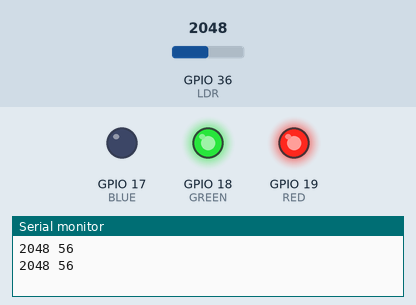
This sketch was run on a simulated ESP32. On the bench: output pins drawn as LEDs (lit = HIGH), the last lines printed to the serial monitor. The test bench sets the inputs (shaded band); at power-on: GPIO 36 (LDR) = 2048.

Above: at 1.8 s.
1.9 s: GPIO 36 (LDR) set to 1934
3.4 s: GPIO 36 (LDR) set to 1824
At 4.3 s:
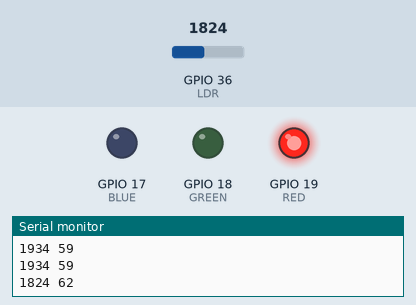
5.5 s: GPIO 36 (LDR) set to 802
7.2 s: GPIO 36 (LDR) set to 701
At 8.6 s:
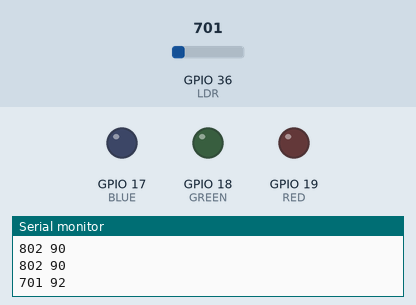
9.5 s: GPIO 36 (LDR) set to 3603
At 11.2 s:
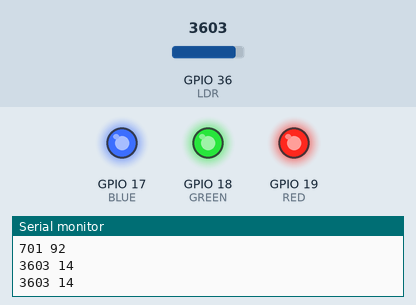
11.5 s: GPIO 36 (LDR) set to 3058
13.2 s: GPIO 36 (LDR) set to 2918
At 14.4 s:
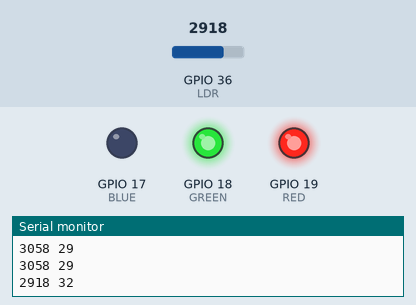
Timing chart, 0 to 16.2 s (numbered marks = the images above; inputs shaded):
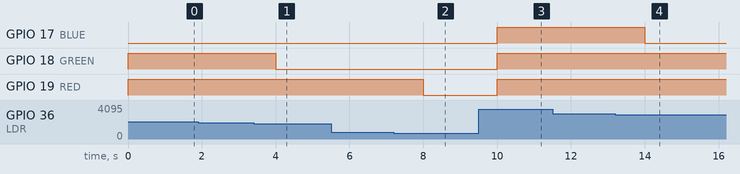

Measured:
- the behaviour switches between 1878 and 1877 on GPIO 36 (LDR) (found by bisection; images 0 and 1)
- the behaviour switches between 770 and 769 on GPIO 36 (LDR) (found by bisection; images 1 and 2)
- the behaviour switches between 2987 and 2986 on GPIO 36 (LDR) (found by bisection; images 3 and 4)
- after the input at 3.4 s, GPIO 18 (GREEN): HIGH → LOW after 0.60 s
- after the input at 7.2 s, GPIO 19 (RED): HIGH → LOW after 0.80 s
- after the input at 9.5 s, GPIO 17 (BLUE), GPIO 18 (GREEN), GPIO 19 (RED): LOW → HIGH after 0.50 s
- after the input at 13.2 s, GPIO 17 (BLUE): HIGH → LOW after 0.80 s

The sketch:

LDR_LEDs.ino
```cpp
#define LDR 36  //LDR is connected to ADC1 (GPIO36, VP pin)
#define RED 19
#define GREEN 18
#define BLUE 17
int Light, Percent;
void setup() {
  Serial.begin(9600);
  pinMode(RED, OUTPUT);
  pinMode(GREEN, OUTPUT);
  pinMode(BLUE, OUTPUT);
  digitalWrite(RED, 0);
  digitalWrite(GREEN, 0);
  digitalWrite(BLUE, 0);
}

void loop() {
  Light = analogRead(LDR);
  Percent = map(Light, 400, 4095, 100, 0);
  Serial.print(Light);
  Serial.print(" ");
  Serial.println(Percent);
  if(Percent > 90) {
    digitalWrite(RED, 0);
    digitalWrite(GREEN, 0);
    digitalWrite(BLUE, 0);
  }
  else if(Percent < 90 && Percent > 60) {
    digitalWrite(RED, 1);
    digitalWrite(GREEN, 0);
    digitalWrite(BLUE, 0);
  }
  else if(Percent < 60 && Percent > 30) {
    digitalWrite(RED, 1);
    digitalWrite(GREEN, 1);
    digitalWrite(BLUE, 0);
  }
  else if(Percent < 30) {
    digitalWrite(RED, 1);
    digitalWrite(GREEN, 1);
    digitalWrite(BLUE, 1);
  }
  delay(1000);

}
```
